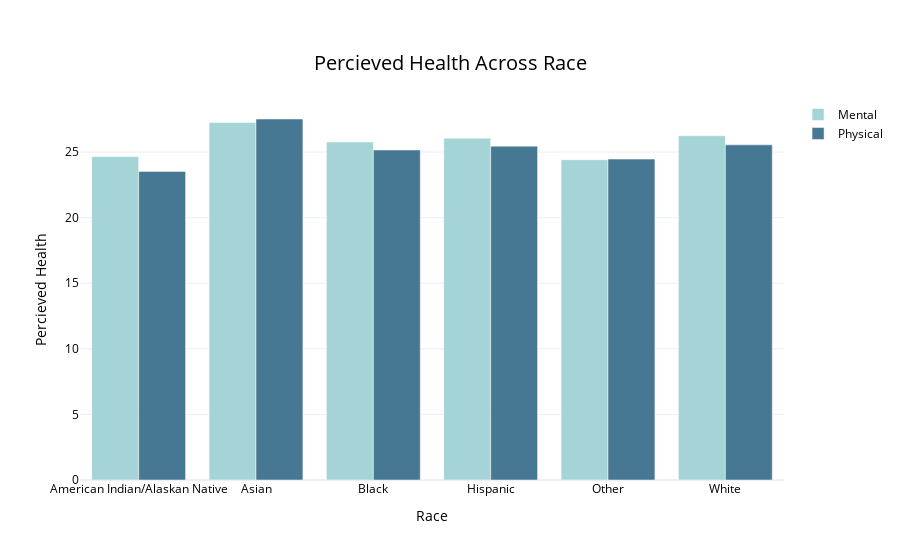

The notebook cell saved with this chart:
### Code cell
fig = go.Figure(data=[
    go.Bar(name='Mental', x=race_ment_mean['_IMPRACE'], y=race_ment_mean['REV_MENTHLTH'], marker=go.bar.Marker(color= 'rgb(164, 212, 213)')),
    go.Bar(name='Physical', x=race_phys_mean['_IMPRACE'], y=race_phys_mean['REV_PHYSHLTH'], marker=go.bar.Marker(color= 'rgb(70, 119, 147)')),
])
# Change the bar mode
fig.update_layout(font_color="Black",
    title= {'text':'Percieved Health Across Race',
            'font_size':20,
           'y':0.9,
            'x':0.5,
            'xanchor': 'center',
            'yanchor': 'top'},
            xaxis_title='Race',
            yaxis_title='Percieved Health',
            barmode='group', 
            template='plotly_white')
fig.show()

### Figure 1 — Plotly figure (JSON) as saved in the notebook; plotly's stock layout.template omitted (floating-point values rounded to 4 significant figures)
{"data": [{"marker": {"color": "rgb(164, 212, 213)"}, "name": "Mental", "type": "bar", "x": ["American Indian/Alaskan Native", "Asian", "Black", "Hispanic", "Other", "White"], "y": [24.66, 27.26, 25.77, 26.06, 24.42, 26.25]}, {"marker": {"color": "rgb(70, 119, 147)"}, "name": "Physical", "type": "bar", "x": ["American Indian/Alaskan Native", "Asian", "Black", "Hispanic", "Other", "White"], "y": [23.53, 27.52, 25.16, 25.45, 24.47, 25.55]}], "layout": {"barmode": "group", "font": {"color": "Black"}, "title": {"font": {"size": 20}, "text": "Percieved Health Across Race", "x": 0.5, "xanchor": "center", "y": 0.9, "yanchor": "top"}, "xaxis": {"title": {"text": "Race"}}, "yaxis": {"title": {"text": "Percieved Health"}}}}
